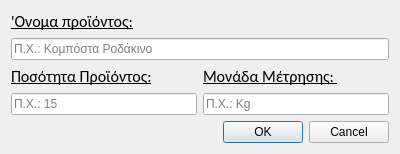
<?xml version="1.0" encoding="UTF-8"?>
<ui version="4.0">
 <class>DIalog</class>
 <widget class="QDialog" name="DIalog">
  <property name="geometry">
   <rect>
    <x>0</x>
    <y>0</y>
    <width>400</width>
    <height>143</height>
   </rect>
  </property>
  <property name="windowTitle">
   <string>Προσθήκη Προϊόντος</string>
  </property>
  <layout class="QGridLayout" name="gridLayout">
   <item row="1" column="0" colspan="2">
    <widget class="QLineEdit" name="nameInputBox">
     <property name="placeholderText">
      <string>Π.Χ.: Κομπόστα Ροδάκινο</string>
     </property>
    </widget>
   </item>
   <item row="4" column="1">
    <widget class="QLineEdit" name="unitInputBox">
     <property name="placeholderText">
      <string>Π.Χ.: Kg</string>
     </property>
    </widget>
   </item>
   <item row="5" column="1">
    <widget class="QDialogButtonBox" name="buttonBox">
     <property name="orientation">
      <enum>Qt::Horizontal</enum>
     </property>
     <property name="standardButtons">
      <set>QDialogButtonBox::Cancel|QDialogButtonBox::Ok</set>
     </property>
    </widget>
   </item>
   <item row="0" column="0">
    <widget class="QLabel" name="nameLabel">
     <property name="font">
      <font>
       <family>Calibri</family>
       <pointsize>12</pointsize>
       <underline>true</underline>
      </font>
     </property>
     <property name="text">
      <string>'Ονομα προϊόντος:</string>
     </property>
    </widget>
   </item>
   <item row="4" column="0">
    <widget class="QLineEdit" name="amountInputBox">
     <property name="placeholderText">
      <string>Π.Χ.: 15</string>
     </property>
    </widget>
   </item>
   <item row="3" column="0">
    <widget class="QLabel" name="amountLabel">
     <property name="font">
      <font>
       <family>Calibri</family>
       <pointsize>12</pointsize>
       <underline>true</underline>
       <strikeout>false</strikeout>
      </font>
     </property>
     <property name="text">
      <string>Ποσότητα Προϊόντος:</string>
     </property>
    </widget>
   </item>
   <item row="3" column="1">
    <widget class="QLabel" name="unitInputLabel">
     <property name="font">
      <font>
       <family>Calibri</family>
       <pointsize>12</pointsize>
       <underline>true</underline>
      </font>
     </property>
     <property name="text">
      <string>Μονάδα Μέτρησης: </string>
     </property>
    </widget>
   </item>
  </layout>
 </widget>
 <tabstops>
  <tabstop>nameInputBox</tabstop>
  <tabstop>amountInputBox</tabstop>
  <tabstop>unitInputBox</tabstop>
 </tabstops>
 <resources/>
 <connections>
  <connection>
   <sender>buttonBox</sender>
   <signal>accepted()</signal>
   <receiver>DIalog</receiver>
   <slot>accept()</slot>
   <hints>
    <hint type="sourcelabel">
     <x>248</x>
     <y>254</y>
    </hint>
    <hint type="destinationlabel">
     <x>157</x>
     <y>274</y>
    </hint>
   </hints>
  </connection>
  <connection>
   <sender>buttonBox</sender>
   <signal>rejected()</signal>
   <receiver>DIalog</receiver>
   <slot>reject()</slot>
   <hints>
    <hint type="sourcelabel">
     <x>316</x>
     <y>260</y>
    </hint>
    <hint type="destinationlabel">
     <x>286</x>
     <y>274</y>
    </hint>
   </hints>
  </connection>
 </connections>
</ui>
